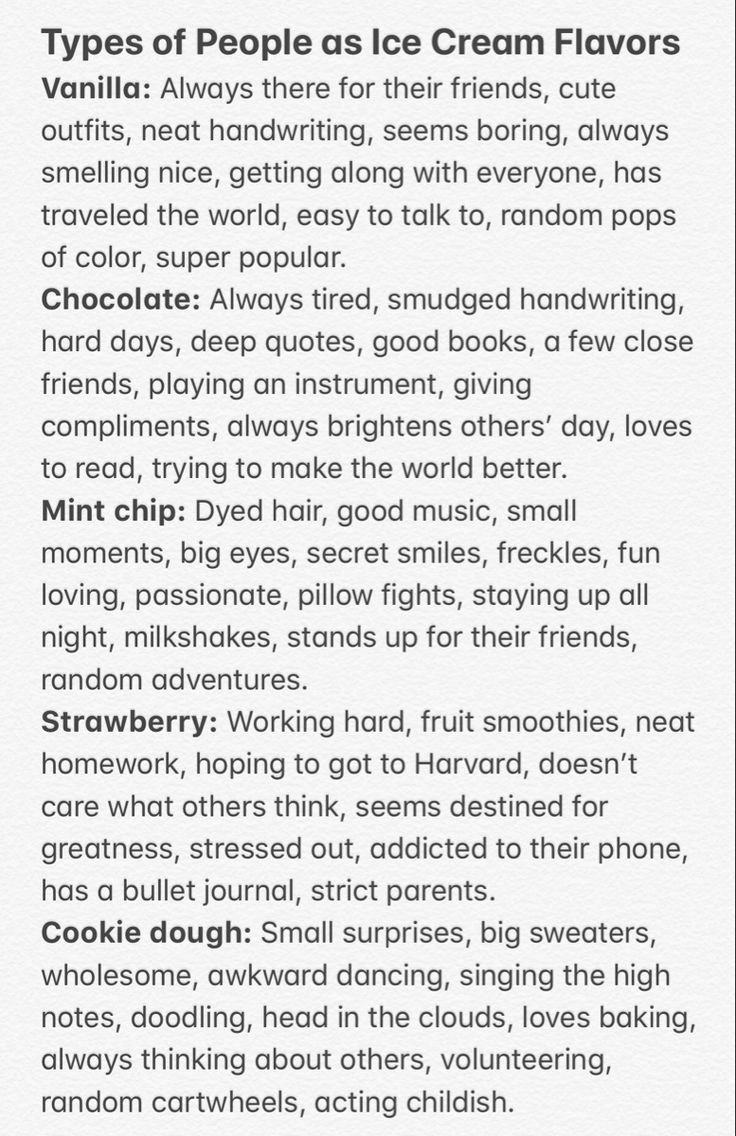
#> input picture character_recognation/Data/Raw_data/ff.jpeg, 736 x 1136 px; its folder holds only this picture in this run
$ python image_preprocessing.py
#> lines starting #> are read from the running program, lines starting #| are printed output that depends on the picture
### character_recognation/Scr/data_preparation.py
# code for data collection and preparation
import os
from PIL import Image
from image_utils import convert_to_grayscale


def load_dataset(dataset_path):
    """
    load the original data set from specified path


    :param dataset_path: (string) file path or url of the data set from raw data
    :return: The loaded data set of the image
    """
    dataset = []    # an empty list to hold the  data

    for filename in os.listdir(dataset_path):
        filepath = os.path.join(dataset_path, filename)  # all the file path
        if os.path.isfile(filepath):
            if filename.endswith((".png", ".png", ".jpeg")):    # filtering of the file i need
                dataset.append(filepath)

    return dataset


# # specifying the relative path from the current directory
# input_path = "../../character_recognation/Data/Raw_data"
# output_path = "../../character_recognation/Data/Processed_data"
# # my_dataset = load_dataset(relative_path)
# # print(my_dataset)


def preprocess_image(input_path, output_path):
    """
    perform data preprocessing on the individual image

    :param input_path: (string) path to the input image
    :param output_path:( string) path to the output image the processed image
    :return: This function has no the output value is just for processing the image
    """

    # load the image
    image = Image.open(input_path)
#> image is the input picture: PIL image 736x1136 RGB; min 26, max 255, mean 224.9

    # adding the preprocessing steps (ADD MORE AS NEEDED)
    # Example :resize the image to the required size
    resized_image = image.resize((422, 500))
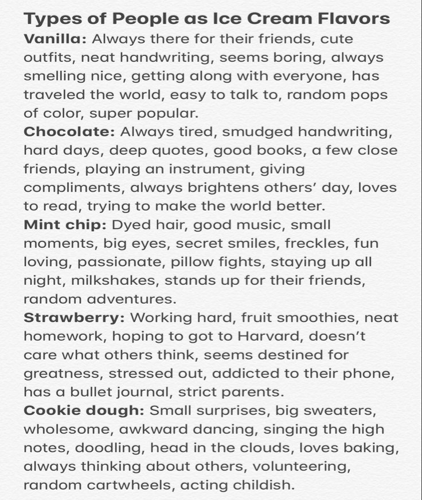
#> resized_image: PIL image 422x500 RGB; min 47, max 255, mean 225

    # Example : convert the image to grayscale
    grayscale_image = convert_to_grayscale(resized_image)

    # save the preprocessed image
    grayscale_image.save(output_path)


def main():
    """
    this code generalize the whole idea of data preparation in our OCR
    :return:
    """
    # Define the path for the of the original and processed data path
    raw_data_path = "../../character_recognation/Data/Raw_data"
    processed_data_path = "../../character_recognation/Data/processed_data"

    # create processed data directory if not present / exist
    os.makedirs(processed_data_path, exist_ok=True)

    # load the dataset
    dataset = load_dataset(raw_data_path)
    print(dataset)

    # perform the preprocessing on each image in dataset
    for input_image_path in dataset:
        # Define the corresponding output path in a processed data directory
        output_image_path = os.path.join(processed_data_path, os.path.basename(input_image_path))

        # preprocess the image and save it in processed data directory
        preprocess_image(input_image_path, output_image_path)


# if __name__ == "__main__":
#     main()

main()

### character_recognation/Scr/image_utils.py
# This is for the image utilities
# basic / common image utilities for ocr is conversion to grayscale and normalization

from PIL import Image
import numpy as np

def convert_to_grayscale(image):
    """
    Convert the input image from the grayscale. (dark(0) - white(255)).

    :param image: input image.
    :return: grayscale image .
    """

    return image.convert("L")

def normalize_image(image_array):
    """
    Normalize the pixel values for the input image

    :param image_array:(numpy.ndarray) - Input image array
    :return:(numpy.ndarray) Normalized image array
    """

    normalized_image = image_array / 255.0

    return normalized_image

### character_recognation/Scr/image_preprocessing.py
# code for the image preprocessing for OCR system

import os
from PIL import Image
import numpy as np
from image_utils import convert_to_grayscale, normalize_image
from data_preparation import load_dataset
# ++++++++++++++++++++++++++++++++++++++++++++++++++++++++++++++++++++++++++++++++++++++
# images preprocessing techniques
def resize_image(image, target_size=(420, 500)):
    """
    Resize the input image to the desired size / target size

    :param image: (PIL image) input image for the resizing
    :param target_size:(tuple) target size for resizing the image
    :return: Resized image
    """
#> called with target_size = (420, 500)

    return image.resize(target_size)
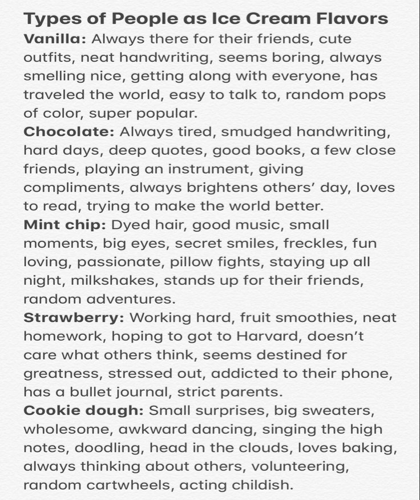
#> returned value: PIL image 420x500 RGB; min 48, max 255, mean 225

# +++++++++++++++++++++++++++++++++++++++++++++++++++++++++++++++++++++++++++++++++++++++++++++++

def preprocess_image(input_dir, output_dir):
    """
    Preprocess all the image from the input directory and save them in output directory

    :param input_dir: (str) Path to the input directory ( raw data)
    :param output_dir: (str) path to the output directory ( preprocess data)

    :return: array of processed dataset
    """
    os.makedirs(output_dir, exist_ok=True)

    dataset = []     # for collecting the processed data

    for filename in os.listdir(input_dir):
        # filtering the desired files
        input_path = os.path.join(input_dir, filename)
        if os.path.isfile(input_path):
            if filename.endswith((".png", ".jpg", ".jpeg")):
                output_path = os.path.join(output_dir, filename)

                # open the image using PIL
                original_image = Image.open(input_path)

                # Resize the image
                resized_image = resize_image(original_image)

                # convert the image to the grayscale
                grayscale_image = convert_to_grayscale(resized_image)

                # convert the PIL image to the numpy array
                image_array = np.array(grayscale_image)

                # Normalize the image array
                normalized_image = normalize_image(image_array)

                # save the processed array
                Image.fromarray((normalized_image * 255.0).astype(np.uint8)).save(output_path)
                # the save method returns None so they,  will leads to the value of the list to be None

                # append the output path
                dataset.append(output_path)
    return dataset

# +++++++++++++++++++++++++++++++++++++++++++++++++++++++++++++++++++++++++++++++++++++++++++

# define the path for the input and output directory

input_directory = "../../character_recognation/Data/Raw_data"

output_directory = "../../character_recognation/Data/processed_data/"

# perform image preprocessing
hello = preprocess_image(input_directory, output_directory)
print(hello)

$ run again, on character_recognation/Data/Raw_data/p13.jpeg
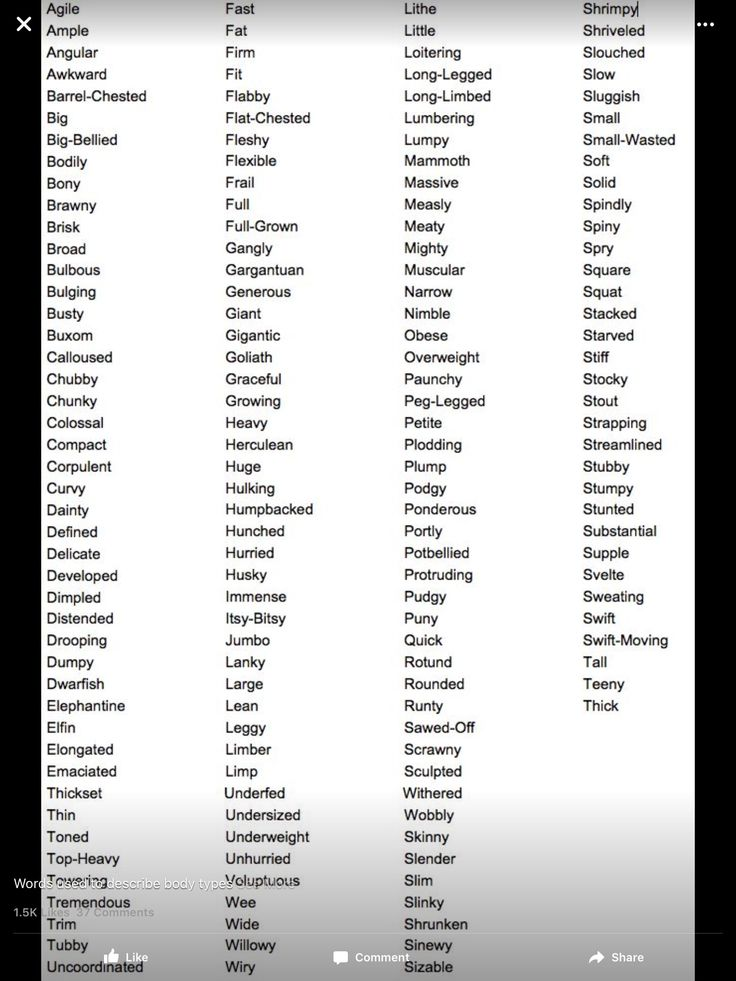
#> input picture character_recognation/Data/Raw_data/p13.jpeg, 736 x 981 px
#> in preprocess_image, image is the input picture: PIL image 736x981 RGB; mean R, G, B 204.4, 204.4, 204.2
#> in preprocess_image, `resized_image = image.resize((422, 500))`:
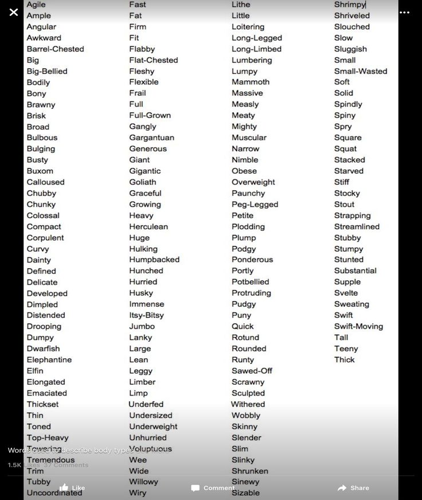
#> resized_image: PIL image 422x500 RGB; mean R, G, B 204.4, 204.4, 204.2
#> in resize_image, `return image.resize(target_size)`:
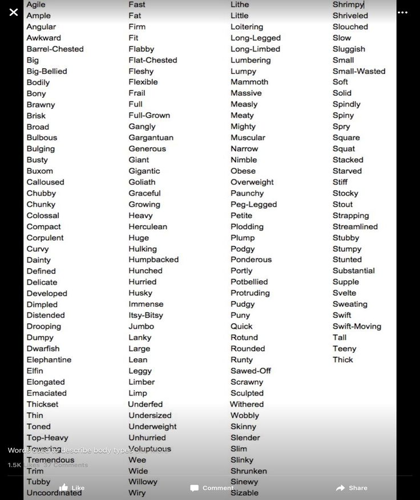
#> returned value: PIL image 420x500 RGB; mean R, G, B 204.4, 204.4, 204.2

$ run again, on character_recognation/Data/Raw_data/p14.jpeg
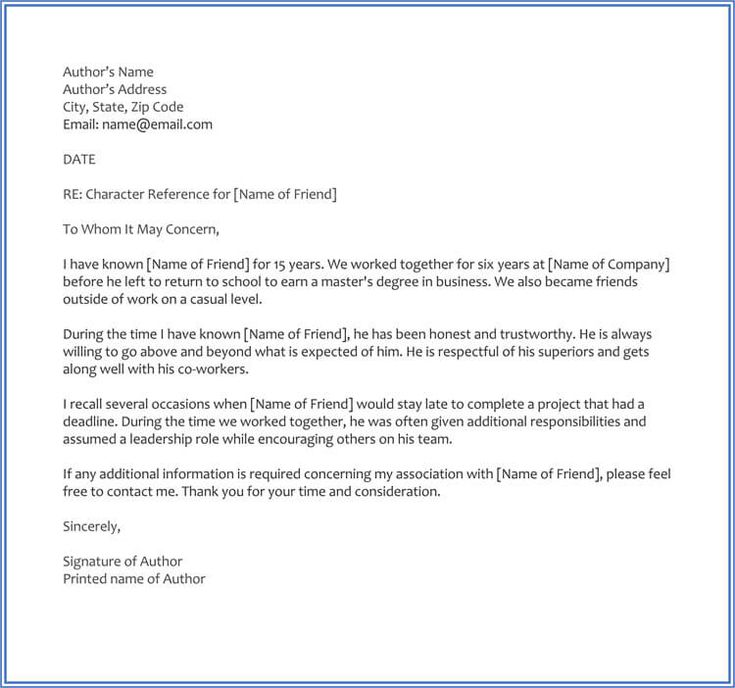
#> input picture character_recognation/Data/Raw_data/p14.jpeg, 735 x 688 px
#> in preprocess_image, image is the input picture: PIL image 735x688 RGB; mean R, G, B 242.2, 243.3, 244.8
#> in preprocess_image, `resized_image = image.resize((422, 500))`:
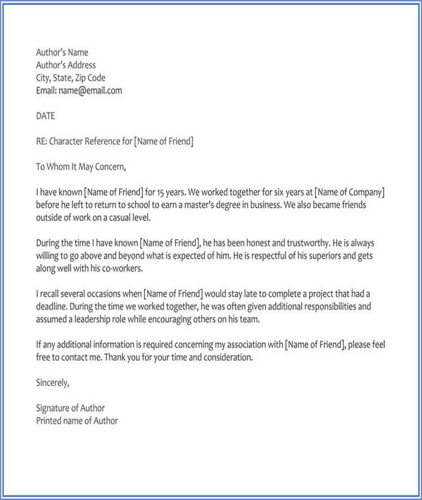
#> resized_image: PIL image 422x500 RGB; mean R, G, B 242.1, 243.2, 244.7
#> in convert_to_grayscale, `return image.convert("L")`:
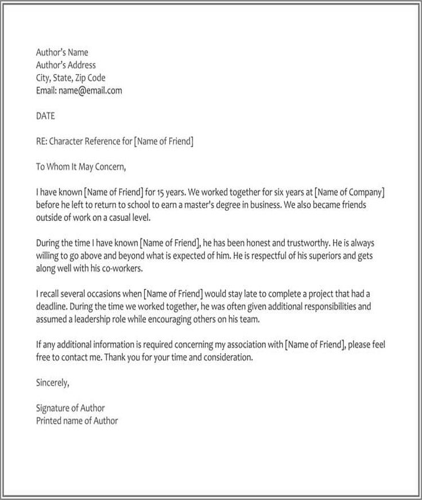
#> returned value: PIL image 422x500 L; min 64, max 255, mean 243.1

$ run again, on character_recognation/Data/Raw_data/p15.jpeg
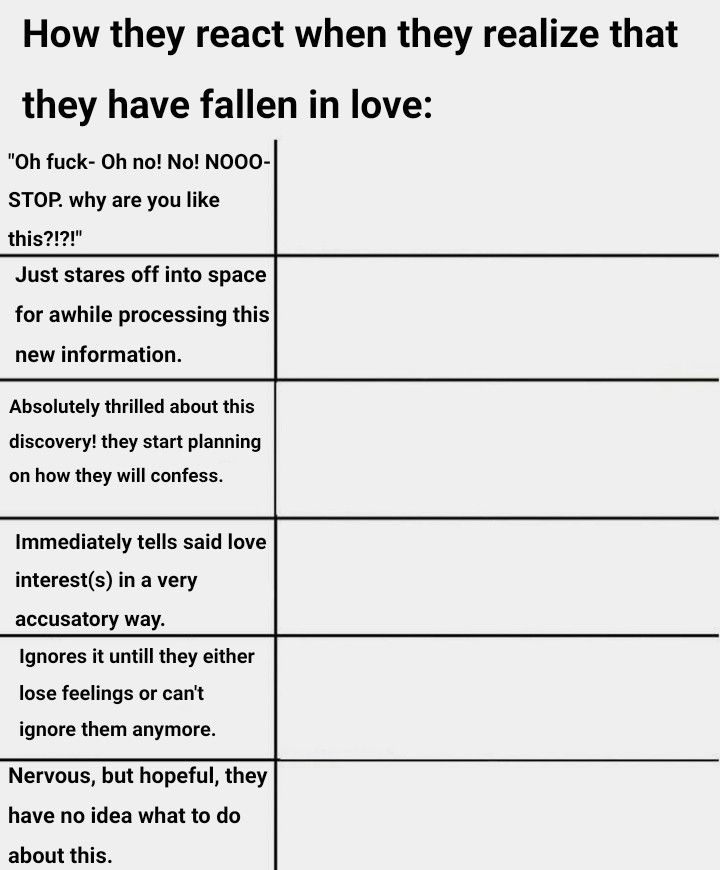
#> input picture character_recognation/Data/Raw_data/p15.jpeg, 720 x 870 px
#> in preprocess_image, image is the input picture: PIL image 720x870 RGB; mean R, G, B 221.8, 221.8, 221.8
#> in preprocess_image, `resized_image = image.resize((422, 500))`:
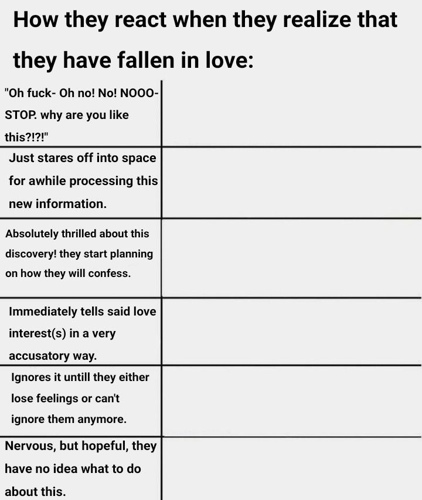
#> resized_image: PIL image 422x500 RGB; mean R, G, B 221.9, 221.9, 221.9
#> in resize_image, `return image.resize(target_size)`:
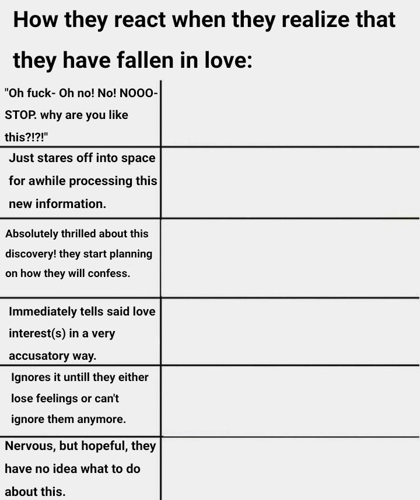
#> returned value: PIL image 420x500 RGB; mean R, G, B 221.9, 221.9, 221.9

$ run again, on character_recognation/Data/Raw_data/p10.jpeg
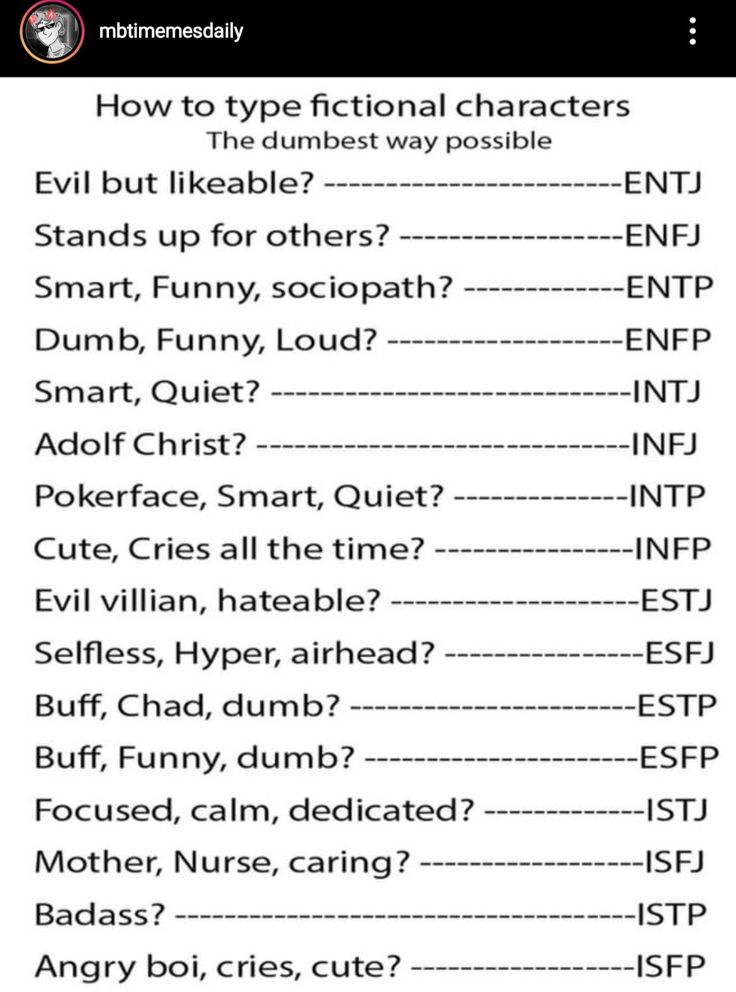
#> input picture character_recognation/Data/Raw_data/p10.jpeg, 736 x 992 px
#> in preprocess_image, image is the input picture: PIL image 736x992 RGB; mean R, G, B 217.3, 217.2, 217.2
#> in preprocess_image, `resized_image = image.resize((422, 500))`:
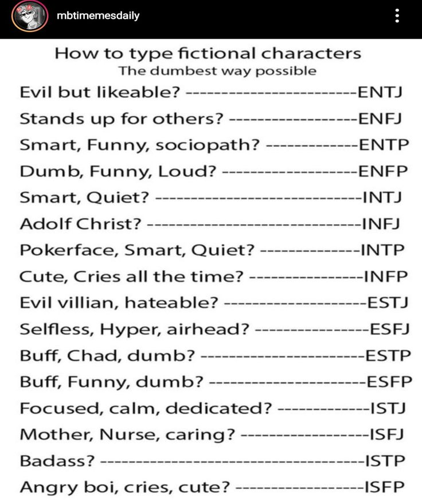
#> resized_image: PIL image 422x500 RGB; mean R, G, B 217.2, 217.1, 217.1
#> in resize_image, `return image.resize(target_size)`:
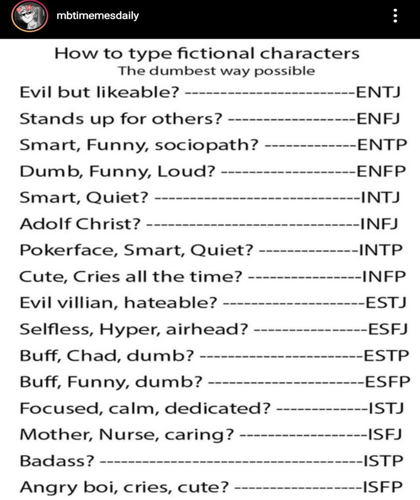
#> returned value: PIL image 420x500 RGB; mean R, G, B 217.2, 217.1, 217.1
